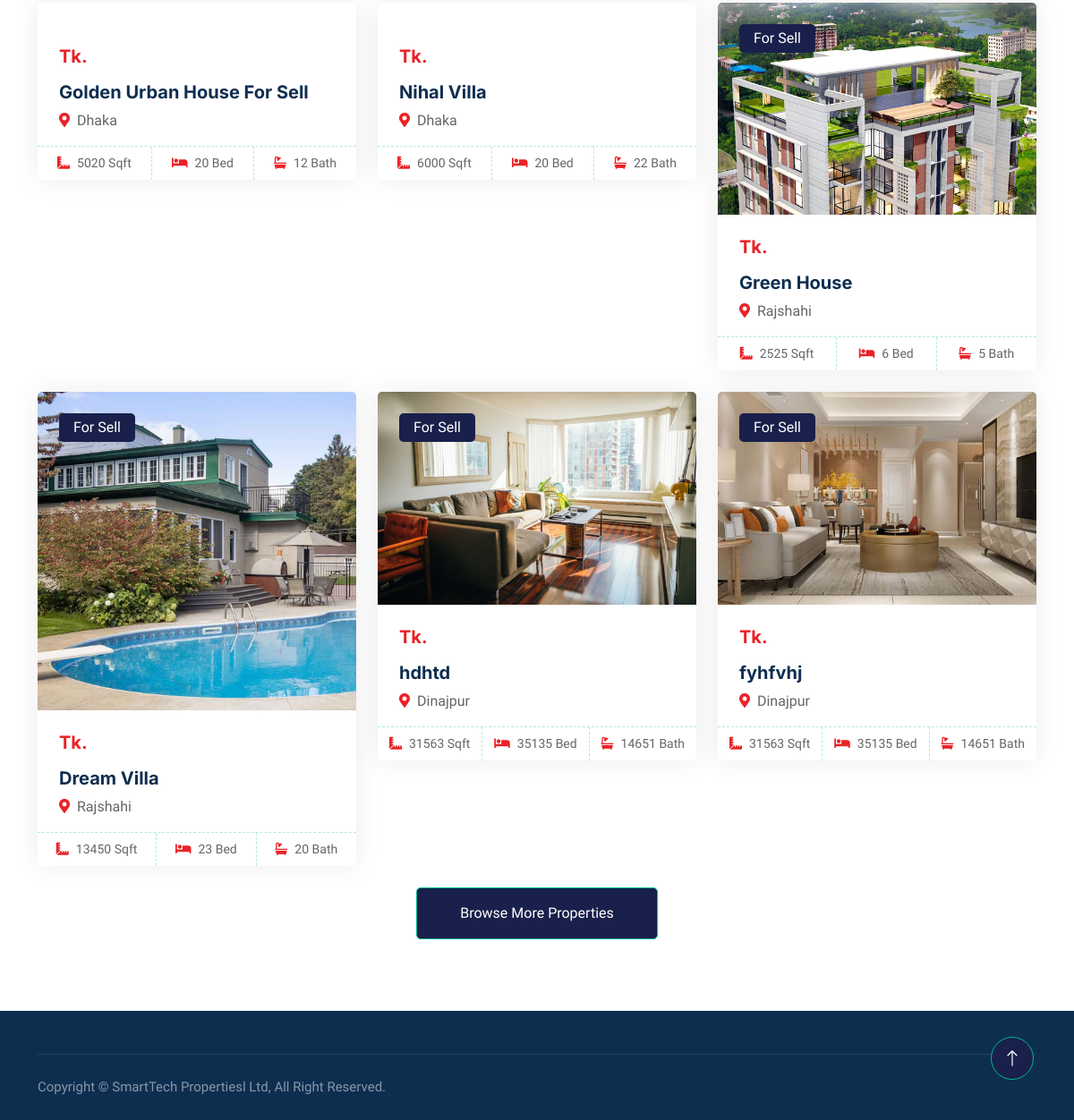
Before: /property/ (lower part) with the older database file.
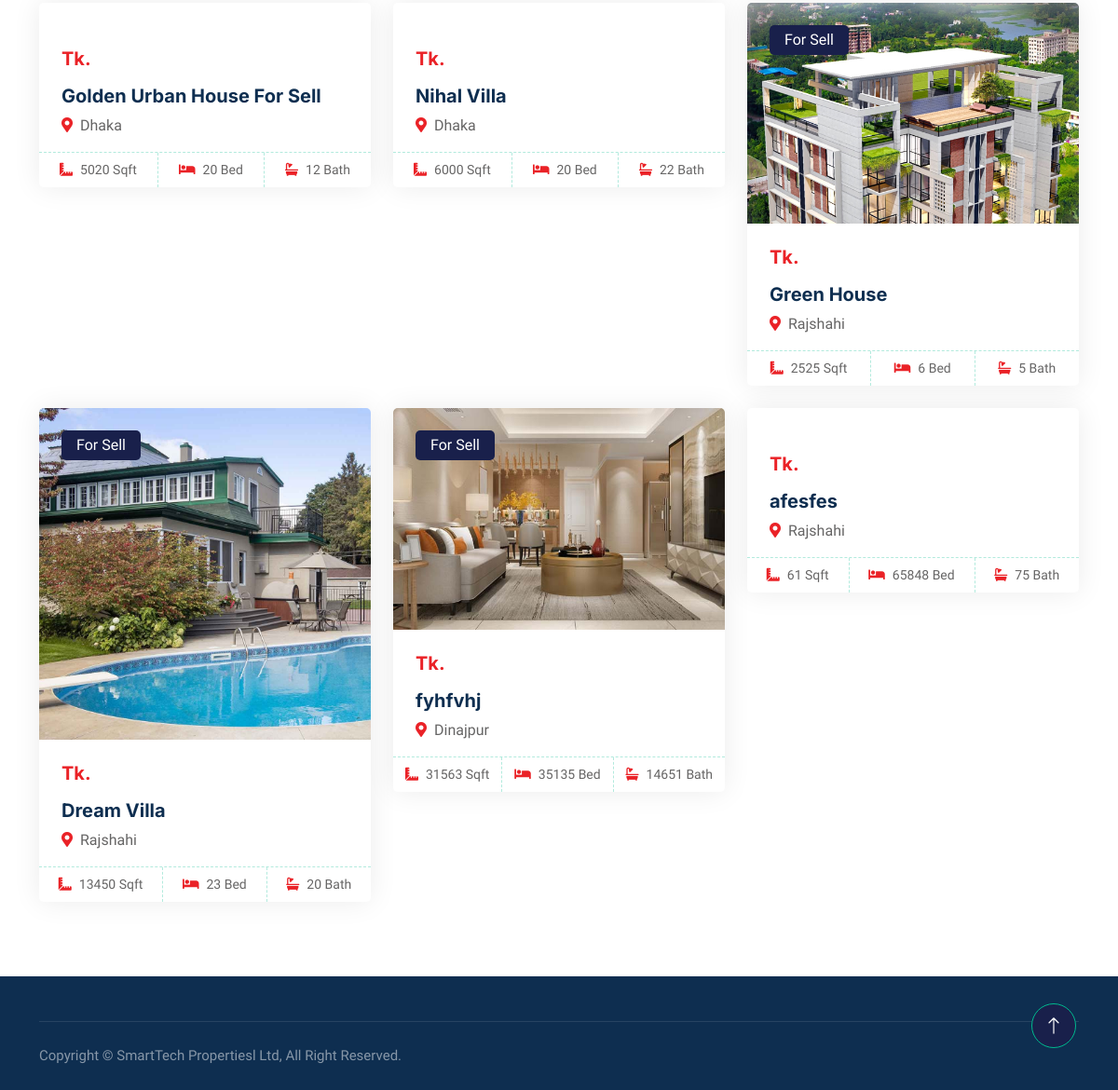
After: the same page with the newer database file.
### properties/models.py (models this page shows, shortened)
class Property(models.Model):
    PROPERTY_TYPES = [
        ('sell', 'For Sell'),
        ('sold', 'Sold'),
        ('upcoming', 'Upcoming'),
        ('completed', 'Completed'),
    ]
    title = models.CharField(max_length=100)
    category = models.CharField(choices=CATEGORY_CHOICES, default='J', max_length=2)
    property_type = models.CharField(max_length=10, choices=PROPERTY_TYPES, default='sell')
    location = models.CharField(max_length=255)
    image = models.ImageField(upload_to='property_images/',default="No Image Set")
    size_sqft = models.IntegerField()
    bedrooms = models.IntegerField()
    bathrooms = models.IntegerField()
    belcony = models.IntegerField(default=0)

### properties/views.py (the view)
# urls.py: path('property/', views.property, name="property"),  # Updated path with trailing slash
def property(request):
    properties = Property.objects.all()
    header_image = PropertyHeaderImage.objects.first()  # Assuming you have only one header image
    for_sell_properties = properties.filter(property_type='sell')[:6]
    additional_sell_properties = properties.filter(property_type='sell')[6:]
    sold_properties = properties.filter(property_type='sold')[:6]
    additional_sold_properties = properties.filter(property_type='sold')[6:]
    upcoming_properties = properties.filter(property_type='upcoming')[:6]
    additional_upcoming_properties = properties.filter(property_type='upcoming')[6:]
    completed_properties = properties.filter(property_type='completed')[:6]
    additional_completed_properties = properties.filter(property_type='completed')[6:]
    context = {
        'properties': properties,
        'header_image': header_image,
        'for_sell_properties': for_sell_properties,
        'additional_sell_properties': additional_sell_properties,
        'sold_properties': sold_properties,
        'additional_sold_properties': additional_sold_properties,
        'upcoming_properties': upcoming_properties,
        'additional_upcoming_properties': additional_upcoming_properties,
        'completed_properties': completed_properties,
        'additional_completed_properties': additional_completed_properties,
    }
    return render(request, 'properties/property-list.html', context)

### properties/templates/properties/property-list.html (shortened to what this page needs)
{% extends "properties/base.html" %}
{% block body %}
{% load static %}
<div class="container-xxl py-5">
    <div class="container">
        <div class="tab-content">
            <div id="tab-1" class="tab-pane fade show p-0 active">
                <div class="row g-4" id="property-list">
                    {% for property in for_sell_properties %}
                    <div class="col-lg-4 col-md-6 wow fadeInUp" data-wow-delay="0.1s">
                        <div class="property-item rounded overflow-hidden">
                            <div class="position-relative overflow-hidden">
                                <a href="{% url 'property_detail' property.id %}">
                                    <img class="img-fluid" src="{{ property.image.url }}" alt="">
                                </a>
                                <div class="bg-primary rounded text-white position-absolute start-0 top-0 m-4 py-1 px-3">
                                    For Sell
                                </div>
                            </div>
                            <div class="p-4 pb-0">
                                <h5 class="text-primary mb-3">Tk.{{ property.price }}</h5>
                                <a class="d-block h5 mb-2" href="{% url 'property_detail' property.id %}">{{ property.title }}</a>
                                <p><i class="fa fa-map-marker-alt text-primary me-2"></i>{{ property.location }}</p>
                            </div>
                            <div class="d-flex border-top">
                                <small class="flex-fill text-center border-end py-2"><i class="fa fa-ruler-combined text-primary me-2"></i>{{ property.size_sqft }} Sqft</small>
                                <small class="flex-fill text-center border-end py-2"><i class="fa fa-bed text-primary me-2"></i>{{ property.bedrooms }} Bed</small>
                                <small class="flex-fill text-center py-2"><i class="fa fa-bath text-primary me-2"></i>{{ property.bathrooms }} Bath</small>
                            </div>
                        </div>
                    </div>
                    {% endfor %}
                </div>
                {% if additional_sell_properties %}
                <div class="col-12 text-center">
                    <button id="browse-more-sell-btn" class="btn btn-primary py-3 px-5 mt-4">Browse More Properties</button>
                </div>
                {% endif %}
            </div>
        </div>
    </div>
</div>
{% endblock %}

Changed rows visible on the page:
removed Property: image (picture), title "hdhtd", location "Dinajpur", size_sqft "31563", bedrooms "35135", bathrooms "14651"
now on this page (row unchanged): Property: title "afesfes", location "Rajshahi", size_sqft "61", bedrooms "65848", bathrooms "75"
Other visible differences:
text no longer shown: "Browse More Properties"
